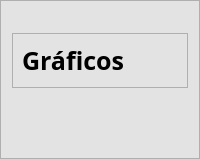
                 <widget class="QFrame" name="frame_19">
                  <property name="styleSheet">
                   <string notr="true">background-color: white;
background-color: rgb(227, 227, 227);</string>
                  </property>
                  <property name="frameShape">
                   <enum>QFrame::StyledPanel</enum>
                  </property>
                  <property name="frameShadow">
                   <enum>QFrame::Raised</enum>
                  </property>
                  <layout class="QVBoxLayout" name="verticalLayout_59">
                   <property name="topMargin">
                    <number>32</number>
                   </property>
                   <property name="bottomMargin">
                    <number>16</number>
                   </property>
                   <item>
                    <widget class="QFrame" name="frame_42">
                     <property name="styleSheet">
                      <string notr="true"/>
                     </property>
                     <property name="frameShape">
                      <enum>QFrame::StyledPanel</enum>
                     </property>
                     <property name="frameShadow">
                      <enum>QFrame::Raised</enum>
                     </property>
                     <layout class="QHBoxLayout" name="horizontalLayout_63">
                      <item>
                       <widget class="QLabel" name="label_6">
                        <property name="font">
                         <font>
                          <family>Circular Std</family>
                          <pointsize>19</pointsize>
                          <bold>true</bold>
                         </font>
                        </property>
                        <property name="text">
                         <string>Gráficos</string>
                        </property>
                        <property name="alignment">
                         <set>Qt::AlignLeading|Qt::AlignLeft|Qt::AlignVCenter</set>
                        </property>
                       </widget>
                      </item>
                     </layout>
                    </widget>
                   </item>
                   <item>
                    <widget class="QFrame" name="frame_61">
                     <property name="styleSheet">
                      <string notr="true">background-color: rgb(255, 255, 255);
border: 2px solid rgb(0, 0, 61);
border-radius: 10px;</string>
                     </property>
                     <property name="frameShape">
                      <enum>QFrame::StyledPanel</enum>
                     </property>
                     <property name="frameShadow">
                      <enum>QFrame::Raised</enum>
                     </property>
                    </widget>
                   </item>
                   <item>
                    <widget class="QFrame" name="frame_62">
                     <property name="styleSheet">
                      <string notr="true">background-color: rgb(255, 255, 255);
border: 2px solid rgb(0, 0, 61);
border-radius: 10px;</string>
                     </property>
                     <property name="frameShape">
                      <enum>QFrame::StyledPanel</enum>
                     </property>
                     <property name="frameShadow">
                      <enum>QFrame::Raised</enum>
                     </property>
                    </widget>
                   </item>
                   <item>
                    <widget class="QFrame" name="frame_63">
                     <property name="styleSheet">
                      <string notr="true">background-color: rgb(255, 255, 255);
border: 2px solid rgb(0, 0, 61);
border-radius: 10px;</string>
                     </property>
                     <property name="frameShape">
                      <enum>QFrame::StyledPanel</enum>
                     </property>
                     <property name="frameShadow">
                      <enum>QFrame::Raised</enum>
                     </property>
                    </widget>
                   </item>
                   <item>
                    <widget class="QFrame" name="frame_64">
                     <property name="styleSheet">
                      <string notr="true">background-color: rgb(255, 255, 255);
border: 2px solid rgb(0, 0, 61);
border-radius: 10px;</string>
                     </property>
                     <property name="frameShape">
                      <enum>QFrame::StyledPanel</enum>
                     </property>
                     <property name="frameShadow">
                      <enum>QFrame::Raised</enum>
                     </property>
                    </widget>
                   </item>
                   <item>
                    <widget class="QFrame" name="frame_65">
                     <property name="styleSheet">
                      <string notr="true">background-color: rgb(255, 255, 255);
border: 2px solid rgb(0, 0, 61);
border-radius: 10px;</string>
                     </property>
                     <property name="frameShape">
                      <enum>QFrame::StyledPanel</enum>
                     </property>
                     <property name="frameShadow">
                      <enum>QFrame::Raised</enum>
                     </property>
                    </widget>
                   </item>
                   <item>
                    <widget class="QFrame" name="frame_66">
                     <property name="styleSheet">
                      <string notr="true">background-color: rgb(255, 255, 255);
border: 2px solid rgb(0, 0, 61);
border-radius: 10px;</string>
                     </property>
                     <property name="frameShape">
                      <enum>QFrame::StyledPanel</enum>
                     </property>
                     <property name="frameShadow">
                      <enum>QFrame::Raised</enum>
                     </property>
                    </widget>
                   </item>
                   <item>
                    <widget class="QFrame" name="frame_67">
                     <property name="styleSheet">
                      <string notr="true">background-color: rgb(255, 255, 255);
border: 2px solid rgb(0, 0, 61);
border-radius: 10px;</string>
                     </property>
                     <property name="frameShape">
                      <enum>QFrame::StyledPanel</enum>
                     </property>
                     <property name="frameShadow">
                      <enum>QFrame::Raised</enum>
                     </property>
                    </widget>
                   </item>
                   <item>
                    <widget class="QFrame" name="frame_68">
                     <property name="styleSheet">
                      <string notr="true">background-color: rgb(255, 255, 255);
border: 2px solid rgb(0, 0, 61);
border-radius: 10px;</string>
                     </property>
                     <property name="frameShape">
                      <enum>QFrame::StyledPanel</enum>
                     </property>
                     <property name="frameShadow">
                      <enum>QFrame::Raised</enum>
                     </property>
                    </widget>
                   </item>
                   <item>
                    <widget class="QFrame" name="frame_69">
                     <property name="styleSheet">
                      <string notr="true">background-color: rgb(255, 255, 255);
border: 2px solid rgb(0, 0, 61);
border-radius: 10px;</string>
                     </property>
                     <property name="frameShape">
                      <enum>QFrame::StyledPanel</enum>
                     </property>
                     <property name="frameShadow">
                      <enum>QFrame::Raised</enum>
                     </property>
                    </widget>
                   </item>
                  </layout>
                 </widget>
